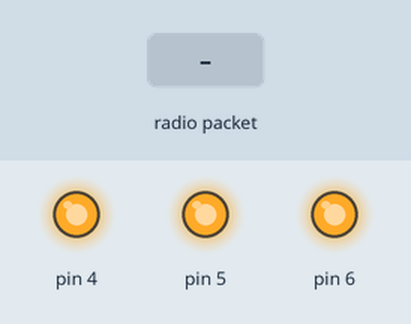
Simulated run of this sketch. Board: Arduino Uno, built with avr-gcc and run on an emulated ATmega328P. On the bench: output pins drawn as LEDs (lit = HIGH). Inputs (shaded band) come from the test bench. No radio packets arrive unless stated.

Above: at 5.2 s.
5.3 s: radio packet "1" arrives
At 5.55 s:
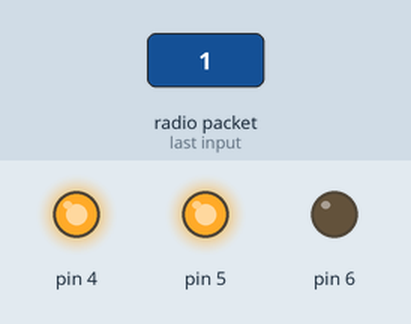
At 6.45 s:
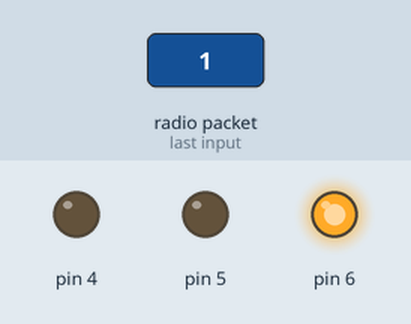
Timing chart, 0 to 13.2 s (numbered marks = the images above; inputs shaded):
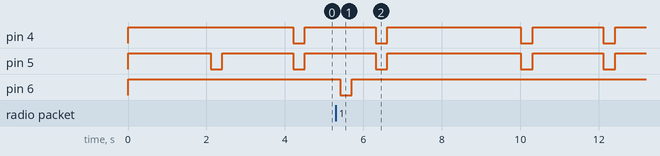

Measured:
- after the input at 5.3 s, pin 6: HIGH → LOW after 0.11 s, → HIGH 0.30 s later

The sketch:

SimpleSensor.ino
```cpp
#include <MySensor.h>
#include <SPI.h>

#define ID 0
#define OPEN 1
#define CLOSE 0

MySensor gw;
MyMessage msg(ID, V_TRIPPED);

void setup() {
  gw.begin();
  gw.present(ID, S_DOOR);
}

void loop() {

     gw.send(msg.set(OPEN));
//     gw.send(msg.set(OPEN), true);

	 gw.sendBatteryLevel(0);

     delay(2000); // Wait 5 seconds
}
```
